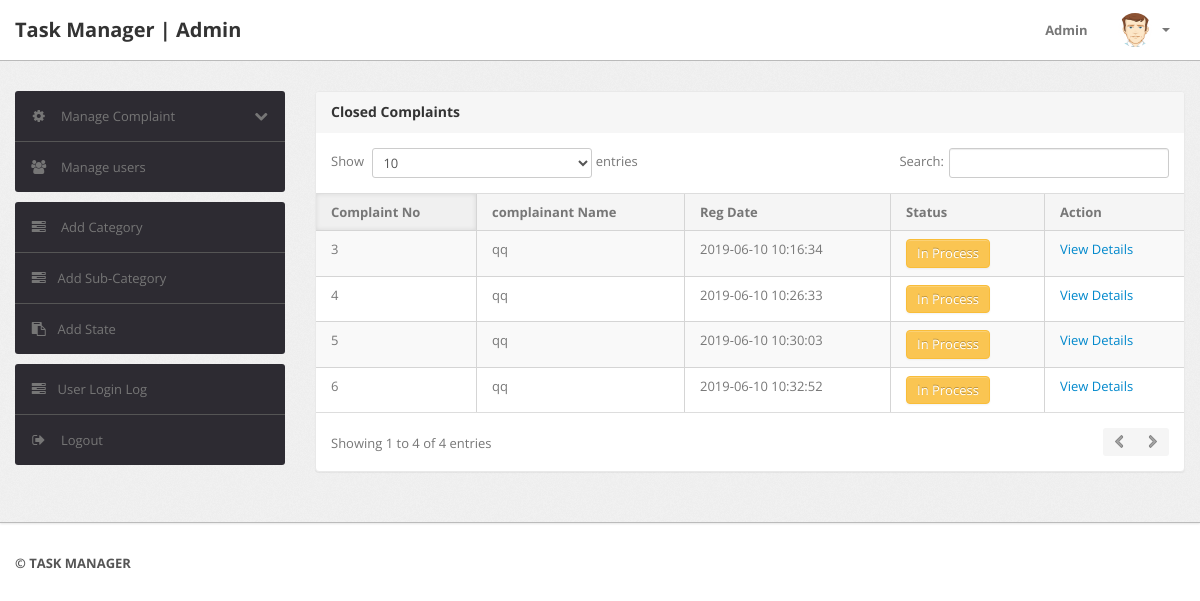
The page /admin/inprocess-complaint.php (signed in) on the database its author committed.
### tables this page shows
CREATE TABLE `tblcomplaints` (
  `complaintNumber` int(11) NOT NULL,
  `userId` int(11) NOT NULL,
  `category` int(11) NOT NULL,
  `subcategory` varchar(255) NOT NULL,
  `complaintType` varchar(255) NOT NULL,
  `assigned_emp` varchar(500) DEFAULT NULL,
  `state` varchar(255) NOT NULL,
  `noc` varchar(255) NOT NULL,
  `complaintDetails` mediumtext NOT NULL,
  `complaintFile` varchar(255) DEFAULT NULL,
  `regDate` timestamp NOT NULL DEFAULT CURRENT_TIMESTAMP,
  `status` varchar(50) DEFAULT NULL,
  `lastUpdationDate` timestamp NULL DEFAULT '0000-00-00 00:00:00' ON UPDATE CURRENT_TIMESTAMP
);

CREATE TABLE `users` (
  `id` int(11) NOT NULL,
  `fullName` varchar(255) DEFAULT NULL,
  `userEmail` varchar(255) DEFAULT NULL,
  `password` varchar(255) DEFAULT NULL,
  `contactNo` bigint(11) DEFAULT NULL,
  `address` tinytext,
  `State` varchar(255) DEFAULT NULL,
  `country` varchar(255) DEFAULT NULL,
  `pincode` int(6) DEFAULT NULL,
  `userImage` varchar(255) DEFAULT NULL,
  `regDate` timestamp NOT NULL DEFAULT CURRENT_TIMESTAMP,
  `updationDate` timestamp NULL DEFAULT '0000-00-00 00:00:00' ON UPDATE CURRENT_TIMESTAMP,
  `status` int(1) DEFAULT NULL
);

### admin/inprocess-complaint.php (the view, shortened to what this page needs)
<?php
include('include/config.php');
if(strlen($_SESSION['alogin'])==0)
	{
header('location:index.php');
}
else{
?>
<!DOCTYPE html>
<html lang="en">
<head>
	<link type="text/css" href="bootstrap/css/bootstrap.min.css" rel="stylesheet">
	<link type="text/css" href="bootstrap/css/bootstrap-responsive.min.css" rel="stylesheet">
	<link type="text/css" href="css/theme.css" rel="stylesheet">
	<link type="text/css" href="images/icons/css/font-awesome.css" rel="stylesheet">
</head>
<body>
<?php include('include/header.php');?>
	<div class="wrapper">
		<div class="container">
			<div class="row">
<?php include('include/sidebar.php');?>
			<div class="span9">
					<div class="content">
	<div class="module">
							<div class="module-head">
								<h3>Closed Complaints</h3>
							</div>
							<div class="module-body table">
								<table cellpadding="0" cellspacing="0" border="0" class="datatable-1 table table-bordered table-striped	 display" >
									<thead>
										<tr>
											<th>Complaint No</th>
											<th> complainant Name</th>
											<th>Reg Date</th>
											<th>Status</th>
											<th>Action</th>
										</tr>
									</thead>
<tbody>
<?php
$st='in process';
$query=mysqli_query($con,"select tblcomplaints.*,users.fullName as name from tblcomplaints join users on users.id=tblcomplaints.userId where tblcomplaints.status='$st'");
while($row=mysqli_fetch_array($query))
{
?>
										<tr>
											<td><?php echo htmlentities($row['complaintNumber']);?></td>
											<td><?php echo htmlentities($row['name']);?></td>
											<td><?php echo htmlentities($row['regDate']);?></td>
											<td><button type="button" class="btn btn-warning">In Process</button></td>
											<td>   <a href="complaint-details.php?cid=<?php echo htmlentities($row['complaintNumber']);?>"> View Details</a>
											</td>
											</tr>
										<?php  } ?>
										</tbody>
								</table>
							</div>
						</div>
					</div>
				</div>
			</div>
		</div>
	</div>
<?php include('include/footer.php');?>
</body>
<?php } ?>

### rows shown on the page
tblcomplaints: complaintNumber "3", userId.fullName "qq", regDate "2019-06-10 10:16:34"
tblcomplaints: complaintNumber "4", userId.fullName "qq", regDate "2019-06-10 10:26:33"
tblcomplaints: complaintNumber "5", userId.fullName "qq", regDate "2019-06-10 10:30:03"
tblcomplaints: complaintNumber "6", userId.fullName "qq", regDate "2019-06-10 10:32:52"
